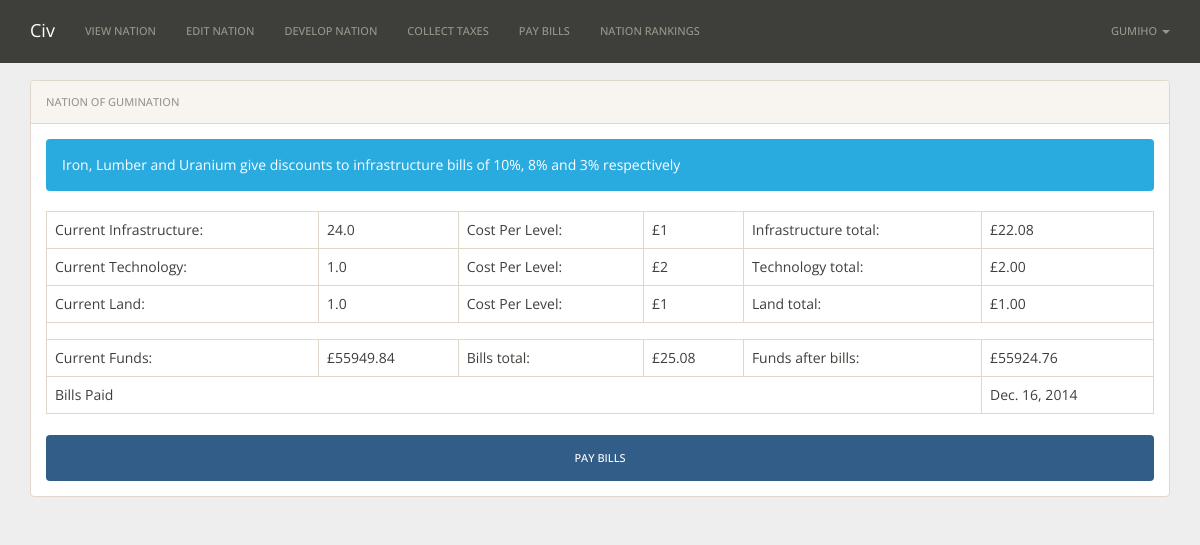
The app's page /bills/1/ (signed in) with its own data.
### nations/models.py (models this page shows)
class Nation(models.Model):
    user = models.OneToOneField(User)
    nation_name = models.CharField(max_length=30)
    funds = models.DecimalField(default=10000.00, max_digits=19, decimal_places=2)
    government = models.CharField(max_length=30, default='Democratic')
    religion = models.CharField(max_length=30, default='None')
    infrastructure = models.FloatField(default=1.00)
    technology = models.FloatField(default=1.00)
    land = models.FloatField(default=1.00)
    resource1 = models.CharField(max_length=200)
    resource2 = models.CharField(max_length=200)
    peaceful = models.BooleanField(default=False)
    paid_bills = models.DateField()
    collect_taxes = models.DateField()
    tax_rate = models.IntegerField(default=20)
    citizens = models.IntegerField(default=1)

### nations/views.py (the view)
# urls.py: url(r'^bills/(?P<pk>\d+)/$', views.billsNationView.as_view(), name='payBills'),
class billsNationView(DetailView):
	model = Nation
	def get(self, request, pk):
		nation = Nation.objects.get(pk=pk)
		if request.user != nation.user:
			return redirect('noEntry')
		else:
			return render_to_response('nations/nation_bills.html',{'costs': self.costs_generator(nation), 'nation': nation, 'validate': self.bills_validation(nation, datetime.datetime.now().date())},RequestContext(request))
	def post(self, request, pk):
		nation = Nation.objects.get(pk=pk)
		if request.user != nation.user:
			return redirect('noEntry')
		else:
			if self.bills_validation(nation,datetime.datetime.now().date()):
				nation.funds = nation.funds - Decimal(request.POST['bills'])
				nation.paid_bills = datetime.datetime.now().date()
				nation.save()
				return redirect('/nation/' + pk)
			else:
				return redirect('/bills/' + pk)
	def infrastructure_upkeep(self,infrastructure):
		if infrastructure < 100:
			cost = 1
		elif infrastructure >= 100 and infrastructure < 1000:
			cost = 2
		elif infrastructure >= 1000 and infrastructure < 2000:
			cost = 4
		elif infrastructure >= 2000 and infrastructure < 3000:
			cost = 8
		else:
			cost = 15
		return cost
	def calculate_discounts(self, bills, resource1, resource2):
		resources = [resource1,resource2]
		bills = float(bills)
		if 'Iron' in resources:
			bills = bills * 0.90
		if 'Lumber' in resources:
			bills = bills * 0.92
		if 'Uranium' in resources:
			bills = bills * 0.97
		return bills
	def bills_validation(self, nation, date):
		if nation.paid_bills == date:
			return {'payable': False, 'error': 'Can only pay bills once a day.'}
		else:
			infrastructure = self.calculate_discounts(self.infrastructure_upkeep(nation.infrastructure)*nation.infrastructure,nation.resource1,nation.resource2)
			total_bills = infrastructure+nation.technology*2+nation.land*1
			if nation.funds > total_bills:
				return {'payable': True}
			else:
				return {'payable': False, 'error': 'Not enough funds'}
	def costs_generator(self, nation):
		infrastructure = self.calculate_discounts(self.infrastructure_upkeep(nation.infrastructure)*nation.infrastructure,nation.resource1,nation.resource2)
		total_bills = infrastructure+nation.technology*2+nation.land*1
		new_funds = float(nation.funds) - total_bills
		return {'per_infrastructure': self.infrastructure_upkeep(nation.infrastructure), 'per_technology': 2, 'per_land': 1, 'infrastructure': format(infrastructure,'.2f'), 'technology': format(nation.technology*2,'.2f'), 'land': format(nation.land*1,'.2f'), 'total': format(total_bills,'.2f'), 'new_funds': format(new_funds,'.2f')}

### nations/static/templates/nations/nation_bills.html (shortened to what this page needs)
{% extends "base.html" %}
{% block content %}
<div class="container">
	<div class="panel panel-default">
	    <div class="panel-heading">Nation of {{nation.nation_name}}</div>
	    <div class="panel-body">
		    <div class="alert alert-info" role="alert">Iron, Lumber and Uranium give discounts to infrastructure bills of 10%, 8% and 3% respectively</div>
	    	<table class="table table-bordered">
					<tr>
						<td>Current Infrastructure:</td>
						<td>{{nation.infrastructure}}</td>
						<td>Cost Per Level:</td>
						<td>£{{costs.per_infrastructure}}</td>
						<td>Infrastructure total:</td>
						<td>£{{costs.infrastructure}}</td>
					</tr>
					<tr>
						<td>Current Technology: </td>
						<td>{{nation.technology}}</td>
						<td>Cost Per Level:</td>
						<td>£{{costs.per_technology}}</td>
						<td>Technology total:</td>
						<td>£{{costs.technology}}</td>
					</tr>
					<tr>
						<td>Current Land: </td>
						<td>{{nation.land}}</td>
						<td>Cost Per Level:</td>
						<td>£{{costs.per_land}}</td>
						<td>Land total:</td>
						<td>£{{costs.land}}</td>
					</tr>
					<tr>
						<td colspan="6">
						</td>
					</tr>
					<tr>
						<td>Current Funds:</td>
						<td>£{{nation.funds}}</td>
						<td>Bills total:</td>
						<td>£{{costs.total}}</td>
						<td>Funds after bills:</td>
						<td>£{{costs.new_funds}}</td>
					</tr>
					<tr>
						<td colspan="5">Bills Paid</td>
						<td>{{nation.paid_bills}}</td>
					</tr>
			</table>
	    	<form action="" role="form" method="post">
	    		<div class="form-group">
	    			<div class="col-sm-8">
	    			</div>
	    		</div>
	    		{% if validate.payable %}
		    		<input type="submit" class="btn btn-primary btn-block" value="Pay Bills" />
		    	{% else %}
		    		<div class="alert alert-danger" role="alert">{{validate.error}}</div>
		    		<input type="submit" class="btn btn-primary btn-block" value="Pay Bills" disabled />
		    	{% endif %}
		    </form>
		</div>
	</div>
</div>
{% endblock %}

### nations/static/templates/base.html (shortened to what this page needs)
<!DOCTYPE html>
<html>
  <head>{% load staticfiles %}
    <link href="{% static 'css/sandstone.min.css' %}" rel="stylesheet" media="screen">
    <link href="{% static 'css/style.css' %}" rel="stylesheet" media="screen">
    <link href="{% static 'css/bootstrap-table.min.css' %}" rel="stylesheet" media="screen">
    <link href="https://gitcdn.github.io/bootstrap-toggle/2.0.0/css/bootstrap-toggle.min.css" rel="stylesheet">
  </head>
  <body>
    <nav class="navbar navbar-default navbar-fixed-top" role="navigation">
      <div class="container">
        <div class="navbar-header">
          <a class="navbar-brand" href="/">Civ</a>
        </div>
        <div id="navbar" class="collapse navbar-collapse">
          <ul class="nav navbar-nav">
            {% if user.is_anonymous %}
            <li {% if request.><a href="/nation/{{user.nation.id}}">View Nation</a></li>
            <li><a href="/edit/{{user.nation.id}}">Edit Nation </a></li>
            <li><a href="/expand/{{user.nation.id}}">Develop Nation </a></li>
            <li><a href="/taxes/{{user.nation.id}}">Collect Taxes </a></li>
            <li><a href="/bills/{{user.nation.id}}">Pay Bills </a></li>
            <li><a href="/rank">Nation Rankings </a></li>
          </ul>
          <ul class="nav navbar-nav navbar-right">
            {% if user.is_anonymous %}
              <li>
                <a href="/register/">Sign Up</a>
              </li>
              <li>
                <a href="{% url 'django.contrib.auth.views.login' %}">Login</a>
              </li>
            {% else %}
              <li class="dropdown" id="menuLogin">
                <a class="dropdown-toggle" href="#" data-toggle="dropdown" id="navLogin">{{ user }} <span class="caret"></span></a>
              </li>
            {% endif %}
          </ul>
        </div>
      </div>
    </nav>
	{% block content %}{% endblock %}
  </body>
</html>

### nations/static/css/style.css (style rules this page uses)
body { padding-top: 80px; background-color: #eee; font-family: 'Open Sans', sans-serif!important; }
ul.nav.navbar-nav li a { line-height: 22px !important; }

### records on screen
Nation: nation_name "GUMINATION", infrastructure "24.0", technology "1.0", land "1.0", funds "55949.84", paid_bills "Dec. 16, 2014"

### other values on screen
{{ user }} "GUMIHO"
{{ costs.per_infrastructure }} "1"
{{ costs.infrastructure }} "22.08"
{{ costs.per_technology }} "2"
{{ costs.technology }} "2.00"
{{ costs.per_land }} "1"
{{ costs.land }} "1.00"
{{ costs.total }} "25.08"
{{ costs.new_funds }} "55924.76"
